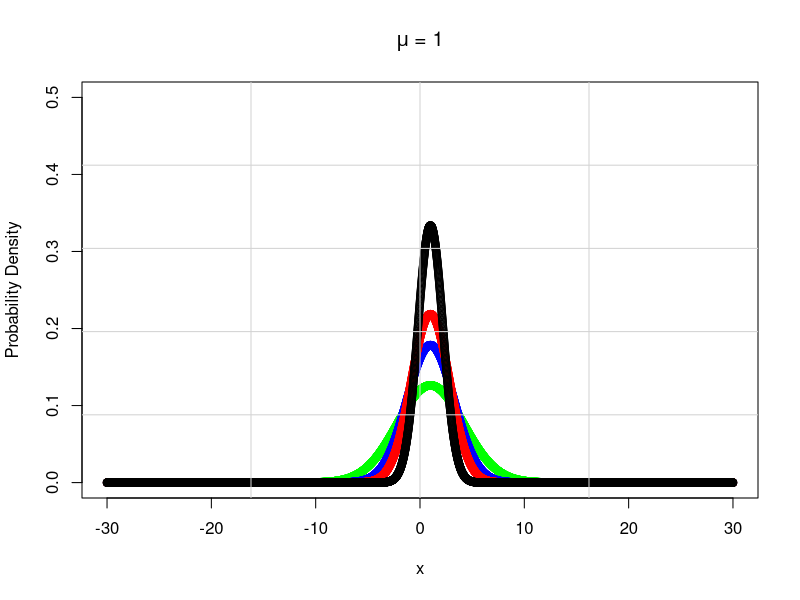
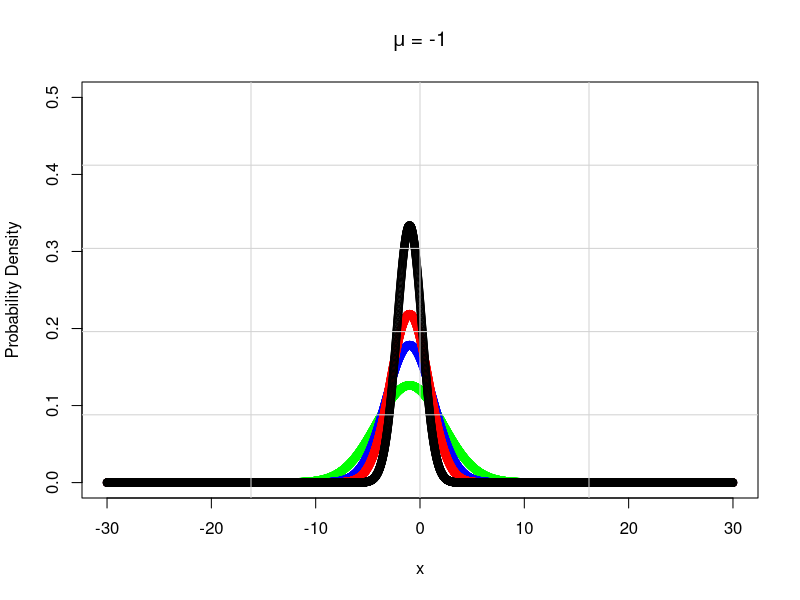

Reproduce these figures in R, in order.
# Sequential feature selection
# Work in progress ...


# Class 1 mean
f_C1_m <- 1; 

# Class 2 mean
f_C2_m <- -1; 

f1_std <- sqrt(10)
f2_std <- sqrt(5)
f3_std <- sqrt(3.33)
f4_std <- sqrt(1.43)

# Generate a sequence of points
x <- seq(-30,30,by=0.01)

dist1_C1 <- dnorm(x,f_C1_m,f1_std)
dist2_C1 <- dnorm(x,f_C1_m,f2_std)
dist3_C1 <- dnorm(x,f_C1_m,f3_std)
dist4_C1 <- dnorm(x,f_C1_m,f4_std)

dist1_C2 <- dnorm(x,f_C2_m,f1_std)
dist2_C2 <- dnorm(x,f_C2_m,f2_std)
dist3_C2 <- dnorm(x,f_C2_m,f3_std)
dist4_C2 <- dnorm(x,f_C2_m,f4_std)

dev.new()
plot(x,dist1_C1,col='green',ylim=range(0,0.5),ylab='Probability Density',title(expression(paste(mu, ' = 1'))))
points(x,dist2_C1,col='blue')
points(x,dist3_C1,col='red')
points(x,dist4_C1,col='black')
grid(4, 5, lty = "solid")

dev.new()
plot(x,dist1_C2,col='green',ylim=range(0,0.5),ylab='Probability Density',title(expression(paste(mu, ' = -1'))))
points(x,dist2_C2,col='blue')
points(x,dist3_C2,col='red')
points(x,dist4_C2,col='black')
grid(4, 5, lty = "solid")
